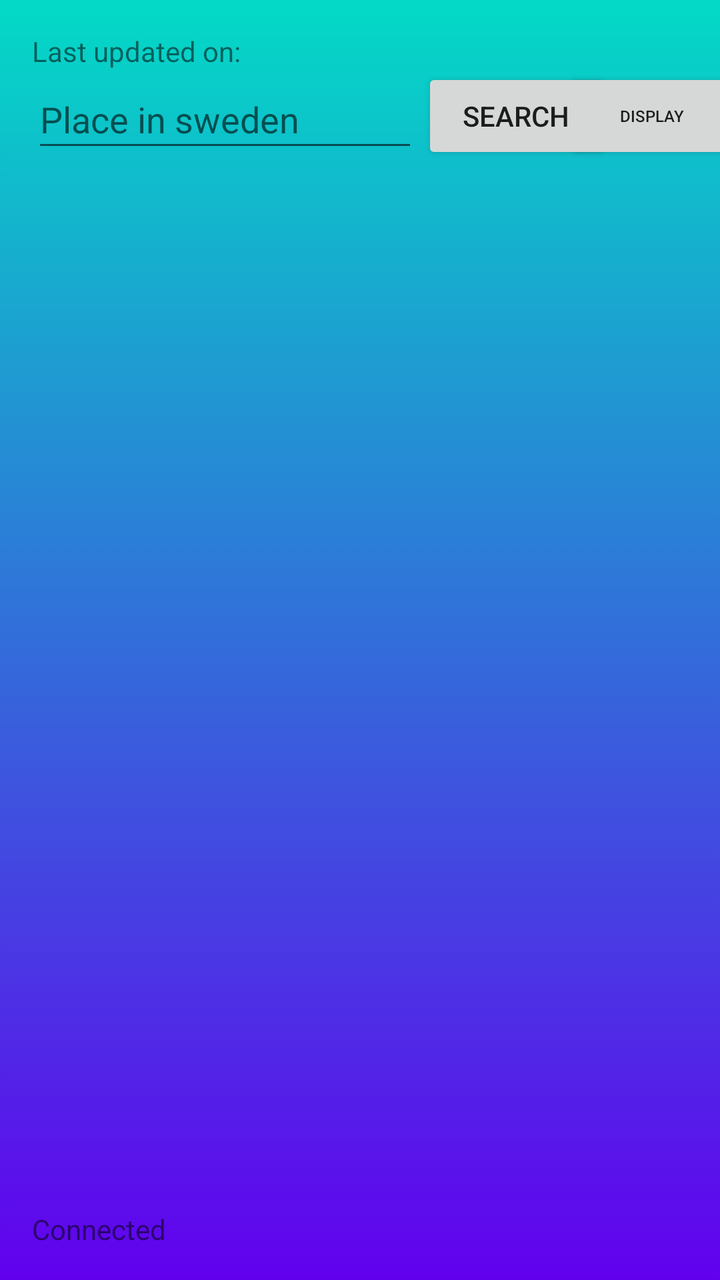
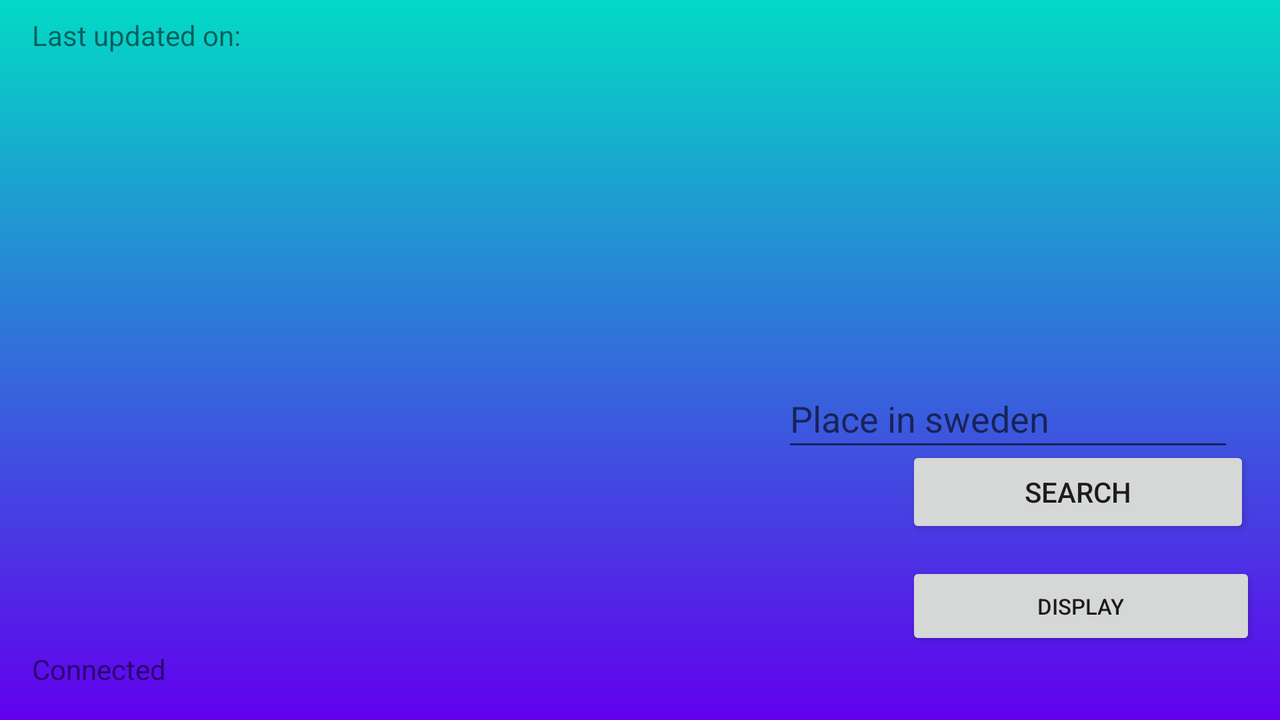

Compare how this app lays out the same screen by default and in its alternative resource folder. The renders come first, then the two layout files and the values they reference.
<!-- AndroidManifest.xml: application theme Theme.FancyWeatherApp -->
<!-- res/layout/activity_main.xml -->
<?xml version="1.0" encoding="utf-8"?>
<androidx.constraintlayout.widget.ConstraintLayout xmlns:android="http://schemas.android.com/apk/res/android"
    xmlns:app="http://schemas.android.com/apk/res-auto"
    xmlns:tools="http://schemas.android.com/tools"
    android:id="@+id/activity_main_constraintLayout"
    android:layout_width="match_parent"
    android:layout_height="match_parent"
    android:background="@drawable/background"
    tools:context=".MainActivity">

    <AutoCompleteTextView
        android:id="@+id/inputCityName"
        android:layout_width="193dp"
        android:layout_height="46dp"
        android:hint="@string/editPlace_hint"
        app:layout_constraintStart_toStartOf="@+id/textViewUpdatedTime"
        app:layout_constraintTop_toBottomOf="@+id/textViewUpdatedTime" />

    <Button
        android:id="@+id/button_search"
        android:layout_width="94dp"
        android:layout_height="48dp"
        android:layout_marginStart="2dp"
        android:onClick="onSearch"
        android:text="@string/searchbutton_label"
        app:layout_constraintBottom_toBottomOf="@+id/inputCityName"
        app:layout_constraintStart_toEndOf="@+id/inputCityName"
        app:layout_constraintTop_toTopOf="@+id/inputCityName" />

    <TextView
        android:id="@+id/textViewUpdatedTime"
        android:layout_width="wrap_content"
        android:layout_height="wrap_content"
        android:layout_marginStart="16dp"
        android:layout_marginTop="16dp"
        android:text="@string/defaultUpdate_textView"
        app:layout_constraintStart_toStartOf="parent"
        app:layout_constraintTop_toTopOf="parent" />

    <TextView
        android:id="@+id/textViewConnection"
        android:layout_width="wrap_content"
        android:layout_height="wrap_content"
        android:layout_marginStart="16dp"
        android:layout_marginBottom="16dp"
        android:text="@string/Connection_textView"
        app:layout_constraintBottom_toBottomOf="parent"
        app:layout_constraintStart_toStartOf="parent" />

    <androidx.recyclerview.widget.RecyclerView
        android:id="@+id/recyclerView"
        android:layout_width="0dp"
        android:layout_height="0dp"
        android:layout_marginStart="16dp"
        android:layout_marginTop="10dp"
        android:layout_marginEnd="16dp"
        android:layout_marginBottom="10dp"
        app:layout_constraintBottom_toTopOf="@+id/textViewConnection"
        app:layout_constraintEnd_toEndOf="parent"
        app:layout_constraintStart_toStartOf="parent"
        app:layout_constraintTop_toBottomOf="@+id/inputCityName" />

    <Button
        android:id="@+id/button_display"
        android:layout_width="wrap_content"
        android:layout_height="0dp"
        android:layout_marginStart="2dp"
        android:layout_marginEnd="16dp"
        android:onClick="display"
        android:text="Display"
        android:textSize="8sp"
        app:layout_constraintBottom_toBottomOf="@+id/button_search"
        app:layout_constraintEnd_toEndOf="parent"
        app:layout_constraintStart_toEndOf="@+id/button_search"
        app:layout_constraintTop_toTopOf="@+id/button_search" />

</androidx.constraintlayout.widget.ConstraintLayout>
<!-- resources referenced by this layout -->
<resources>
  <!-- drawable background (drawable) -->
  <?xml version="1.0" encoding="utf-8"?>
  <selector xmlns:android="http://schemas.android.com/apk/res/android">
      <item>
          <shape>
              <gradient
                  android:startColor="@color/design_default_color_primary"
                  android:endColor="@color/design_default_color_secondary"
                  android:type="linear"
                  android:angle="90"
              />
          </shape>
      </item>
  </selector>
  <string name="Connection_textView">Connected</string>
  <string name="defaultUpdate_textView">Last updated on:</string>
  <string name="editPlace_hint">Place in sweden</string>
  <string name="searchbutton_label">Search</string>
  <style name="Theme.FancyWeatherApp" parent="Theme.MaterialComponents.DayNight.DarkActionBar">
          
          <item name="colorPrimary">@color/teal_700</item>
          <item name="colorPrimaryVariant">@color/teal_200</item>
          <item name="colorOnPrimary">@color/white</item>
          
          <item name="colorSecondary">@color/purple_200</item>
          <item name="colorSecondaryVariant">@color/purple_500</item>
          <item name="colorOnSecondary">@color/black</item>
          
          <item name="android:statusBarColor" tools:targetApi="l">?attr/colorPrimaryVariant</item>
          
      </style>
</resources>
<!-- res/layout-land/activity_main.xml (the author's variant of the layout above) -->
<!-- drawn on the phone turned sideways -->
<?xml version="1.0" encoding="utf-8"?>
<androidx.constraintlayout.widget.ConstraintLayout xmlns:android="http://schemas.android.com/apk/res/android"
    xmlns:app="http://schemas.android.com/apk/res-auto"
    xmlns:tools="http://schemas.android.com/tools"
    android:id="@+id/activity_main_constraintLayout"
    android:layout_width="match_parent"
    android:layout_height="match_parent"
    android:background="@drawable/background"
    tools:context=".MainActivity">

    <AutoCompleteTextView
        android:id="@+id/inputCityName"
        android:layout_width="226dp"
        android:layout_height="46dp"
        android:layout_marginTop="192dp"
        android:layout_marginEnd="8dp"
        android:hint="@string/editPlace_hint"
        app:layout_constraintBottom_toTopOf="@+id/button_search"
        app:layout_constraintEnd_toEndOf="@+id/button_search"
        app:layout_constraintTop_toTopOf="parent" />

    <Button
        android:id="@+id/button_search"
        android:layout_width="172dp"
        android:layout_height="46dp"
        android:layout_marginEnd="16dp"
        android:layout_marginBottom="12dp"
        android:onClick="onSearch"
        android:text="@string/searchbutton_label"
        app:layout_constraintBottom_toTopOf="@+id/button_display"
        app:layout_constraintEnd_toEndOf="parent"
        app:layout_constraintHorizontal_bias="0.0"
        app:layout_constraintStart_toStartOf="@+id/button_display" />

    <TextView
        android:id="@+id/textViewUpdatedTime"
        android:layout_width="wrap_content"
        android:layout_height="wrap_content"
        android:layout_marginStart="16dp"
        android:layout_marginTop="8dp"
        android:text="@string/defaultUpdate_textView"
        app:layout_constraintStart_toStartOf="parent"
        app:layout_constraintTop_toTopOf="parent" />

    <TextView
        android:id="@+id/textViewConnection"
        android:layout_width="wrap_content"
        android:layout_height="wrap_content"
        android:layout_marginStart="16dp"
        android:layout_marginBottom="16dp"
        android:text="@string/Connection_textView"
        app:layout_constraintBottom_toBottomOf="parent"
        app:layout_constraintStart_toStartOf="parent" />

    <androidx.recyclerview.widget.RecyclerView
        android:id="@+id/recyclerView"
        android:layout_width="0dp"
        android:layout_height="0dp"
        android:layout_marginTop="10dp"
        android:layout_marginEnd="20dp"
        app:layout_constraintBottom_toTopOf="@+id/textViewConnection"
        app:layout_constraintEnd_toStartOf="@+id/inputCityName"
        app:layout_constraintStart_toStartOf="@+id/textViewUpdatedTime"
        app:layout_constraintTop_toBottomOf="@+id/textViewUpdatedTime" />

    <Button
        android:id="@+id/button_display"
        android:layout_width="175dp"
        android:layout_height="44dp"
        android:layout_marginEnd="12dp"
        android:onClick="display"
        android:text="Display"
        android:textSize="11sp"
        app:layout_constraintBottom_toBottomOf="@+id/recyclerView"
        app:layout_constraintEnd_toEndOf="parent" />

</androidx.constraintlayout.widget.ConstraintLayout>
